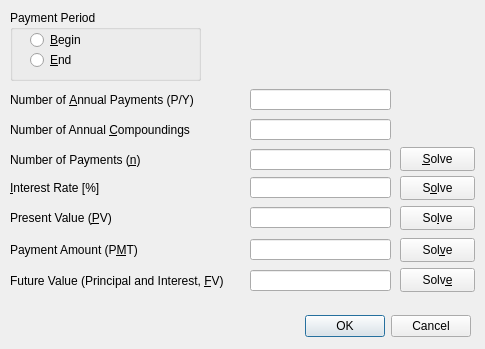
<?xml version="1.0" encoding="UTF-8"?>
<ui version="4.0">
 <class>Dialog</class>
 <widget class="QDialog" name="Dialog">
  <property name="geometry">
   <rect>
    <x>0</x>
    <y>0</y>
    <width>485</width>
    <height>349</height>
   </rect>
  </property>
  <property name="windowTitle">
   <string>Compound Interest (CMPD)</string>
  </property>
  <widget class="QDialogButtonBox" name="buttonBox">
   <property name="geometry">
    <rect>
     <x>10</x>
     <y>310</y>
     <width>461</width>
     <height>32</height>
    </rect>
   </property>
   <property name="orientation">
    <enum>Qt::Orientation::Horizontal</enum>
   </property>
   <property name="standardButtons">
    <set>QDialogButtonBox::StandardButton::Cancel|QDialogButtonBox::StandardButton::Ok</set>
   </property>
  </widget>
  <widget class="QGroupBox" name="groupBox">
   <property name="geometry">
    <rect>
     <x>10</x>
     <y>10</y>
     <width>191</width>
     <height>71</height>
    </rect>
   </property>
   <property name="locale">
    <locale language="English" country="Germany"/>
   </property>
   <property name="title">
    <string>Payment Period</string>
   </property>
   <widget class="QRadioButton" name="beginRadioButton">
    <property name="geometry">
     <rect>
      <x>20</x>
      <y>20</y>
      <width>89</width>
      <height>20</height>
     </rect>
    </property>
    <property name="text">
     <string>&amp;Begin</string>
    </property>
   </widget>
   <widget class="QRadioButton" name="endRadioButton">
    <property name="geometry">
     <rect>
      <x>20</x>
      <y>40</y>
      <width>89</width>
      <height>20</height>
     </rect>
    </property>
    <property name="text">
     <string>&amp;End</string>
    </property>
   </widget>
  </widget>
  <widget class="QLabel" name="label">
   <property name="geometry">
    <rect>
     <x>10</x>
     <y>92</y>
     <width>211</width>
     <height>16</height>
    </rect>
   </property>
   <property name="text">
    <string>Number of &amp;Annual Payments (P/Y)</string>
   </property>
   <property name="buddy">
    <cstring>p_yLineEdit</cstring>
   </property>
  </widget>
  <widget class="DotLineEdit" name="p_yLineEdit">
   <property name="geometry">
    <rect>
     <x>250</x>
     <y>89</y>
     <width>141</width>
     <height>21</height>
    </rect>
   </property>
  </widget>
  <widget class="QLabel" name="label_2">
   <property name="geometry">
    <rect>
     <x>10</x>
     <y>122</y>
     <width>211</width>
     <height>16</height>
    </rect>
   </property>
   <property name="text">
    <string>Number of Annual &amp;Compoundings</string>
   </property>
   <property name="buddy">
    <cstring>c_yLineEdit</cstring>
   </property>
  </widget>
  <widget class="DotLineEdit" name="c_yLineEdit">
   <property name="geometry">
    <rect>
     <x>250</x>
     <y>119</y>
     <width>141</width>
     <height>21</height>
    </rect>
   </property>
  </widget>
  <widget class="DotLineEdit" name="annualRateLineEdit">
   <property name="geometry">
    <rect>
     <x>250</x>
     <y>177</y>
     <width>141</width>
     <height>21</height>
    </rect>
   </property>
  </widget>
  <widget class="QLabel" name="label_3">
   <property name="geometry">
    <rect>
     <x>10</x>
     <y>180</y>
     <width>211</width>
     <height>16</height>
    </rect>
   </property>
   <property name="text">
    <string>&amp;Interest Rate [%]</string>
   </property>
   <property name="buddy">
    <cstring>annualRateLineEdit</cstring>
   </property>
  </widget>
  <widget class="QPushButton" name="solveAnnualRatePushButton">
   <property name="geometry">
    <rect>
     <x>400</x>
     <y>176</y>
     <width>75</width>
     <height>24</height>
    </rect>
   </property>
   <property name="text">
    <string>S&amp;olve</string>
   </property>
  </widget>
  <widget class="QPushButton" name="solvePVPushButton">
   <property name="geometry">
    <rect>
     <x>400</x>
     <y>206</y>
     <width>75</width>
     <height>24</height>
    </rect>
   </property>
   <property name="text">
    <string>So&amp;lve</string>
   </property>
  </widget>
  <widget class="DotLineEdit" name="pvLineEdit">
   <property name="geometry">
    <rect>
     <x>250</x>
     <y>207</y>
     <width>141</width>
     <height>21</height>
    </rect>
   </property>
  </widget>
  <widget class="QLabel" name="label_4">
   <property name="geometry">
    <rect>
     <x>10</x>
     <y>210</y>
     <width>211</width>
     <height>16</height>
    </rect>
   </property>
   <property name="text">
    <string>Present Value (&amp;PV)</string>
   </property>
   <property name="buddy">
    <cstring>pvLineEdit</cstring>
   </property>
  </widget>
  <widget class="QPushButton" name="solvePMTPushButton">
   <property name="geometry">
    <rect>
     <x>400</x>
     <y>238</y>
     <width>75</width>
     <height>24</height>
    </rect>
   </property>
   <property name="text">
    <string>Sol&amp;ve</string>
   </property>
  </widget>
  <widget class="QLabel" name="label_5">
   <property name="geometry">
    <rect>
     <x>10</x>
     <y>242</y>
     <width>211</width>
     <height>16</height>
    </rect>
   </property>
   <property name="text">
    <string>Payment Amount (P&amp;MT)</string>
   </property>
   <property name="buddy">
    <cstring>pmtLineEdit</cstring>
   </property>
  </widget>
  <widget class="DotLineEdit" name="pmtLineEdit">
   <property name="geometry">
    <rect>
     <x>250</x>
     <y>239</y>
     <width>141</width>
     <height>21</height>
    </rect>
   </property>
  </widget>
  <widget class="DotLineEdit" name="nLineEdit">
   <property name="geometry">
    <rect>
     <x>250</x>
     <y>149</y>
     <width>141</width>
     <height>21</height>
    </rect>
   </property>
  </widget>
  <widget class="QLabel" name="label_6">
   <property name="geometry">
    <rect>
     <x>10</x>
     <y>152</y>
     <width>211</width>
     <height>16</height>
    </rect>
   </property>
   <property name="text">
    <string>Number of Payments (&amp;n)</string>
   </property>
   <property name="buddy">
    <cstring>nLineEdit</cstring>
   </property>
  </widget>
  <widget class="QPushButton" name="solveNPushButton">
   <property name="geometry">
    <rect>
     <x>400</x>
     <y>147</y>
     <width>75</width>
     <height>24</height>
    </rect>
   </property>
   <property name="text">
    <string>&amp;Solve</string>
   </property>
  </widget>
  <widget class="QPushButton" name="solveFVPushButton">
   <property name="geometry">
    <rect>
     <x>400</x>
     <y>268</y>
     <width>75</width>
     <height>24</height>
    </rect>
   </property>
   <property name="text">
    <string>Solv&amp;e</string>
   </property>
  </widget>
  <widget class="QLabel" name="label_7">
   <property name="geometry">
    <rect>
     <x>10</x>
     <y>273</y>
     <width>231</width>
     <height>16</height>
    </rect>
   </property>
   <property name="text">
    <string>Future Value (Principal and Interest, &amp;FV)</string>
   </property>
   <property name="buddy">
    <cstring>fvLineEdit</cstring>
   </property>
  </widget>
  <widget class="DotLineEdit" name="fvLineEdit">
   <property name="geometry">
    <rect>
     <x>250</x>
     <y>270</y>
     <width>141</width>
     <height>21</height>
    </rect>
   </property>
  </widget>
 </widget>
 <customwidgets>
  <customwidget>
   <class>DotLineEdit</class>
   <extends>QLineEdit</extends>
   <header>.dot_line_edit</header>
  </customwidget>
 </customwidgets>
 <tabstops>
  <tabstop>beginRadioButton</tabstop>
  <tabstop>endRadioButton</tabstop>
  <tabstop>p_yLineEdit</tabstop>
  <tabstop>c_yLineEdit</tabstop>
  <tabstop>nLineEdit</tabstop>
  <tabstop>solveNPushButton</tabstop>
  <tabstop>annualRateLineEdit</tabstop>
  <tabstop>solveAnnualRatePushButton</tabstop>
  <tabstop>pvLineEdit</tabstop>
  <tabstop>solvePVPushButton</tabstop>
  <tabstop>pmtLineEdit</tabstop>
  <tabstop>solvePMTPushButton</tabstop>
 </tabstops>
 <resources/>
 <connections>
  <connection>
   <sender>buttonBox</sender>
   <signal>accepted()</signal>
   <receiver>Dialog</receiver>
   <slot>accept()</slot>
   <hints>
    <hint type="sourcelabel">
     <x>248</x>
     <y>254</y>
    </hint>
    <hint type="destinationlabel">
     <x>157</x>
     <y>274</y>
    </hint>
   </hints>
  </connection>
  <connection>
   <sender>buttonBox</sender>
   <signal>rejected()</signal>
   <receiver>Dialog</receiver>
   <slot>reject()</slot>
   <hints>
    <hint type="sourcelabel">
     <x>316</x>
     <y>260</y>
    </hint>
    <hint type="destinationlabel">
     <x>286</x>
     <y>274</y>
    </hint>
   </hints>
  </connection>
 </connections>
</ui>
